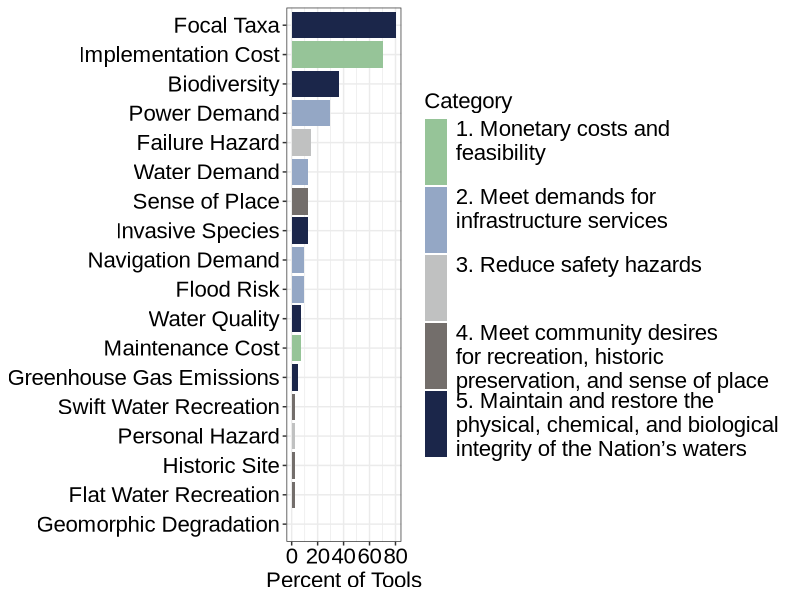

Recreate this plot in R. (Note: this script raises an error after producing the figure.)
## ---- chunk 1
knitr::opts_chunk$set(echo = TRUE)

library(tidyverse)
library(viridis)

wos <- read.csv("WOS_Citations.csv") %>% rowwise() %>%  mutate(number_obj = sum(c_across(X1a:X5f))) %>% ungroup()
## ---- chunk 2
wos %>% filter(Include.in.MCDA.Stats=="Yes") %>%  group_by(number_obj) %>% summarize(count = n())
## ---- chunk 3
cite_summary <-
  wos %>% summarize(across(X1a:X5f, ~ sum(.x, na.rm = TRUE))) %>%
  pivot_longer(cols = X1a:X5f,
               names_to = "Objective",
               values_to = "Count")%>% 
  mutate(Percentage = (Count / 41)*100)

cite_summary$Objective <-
  c("Implementation Cost",
    "Maintenance Cost",
    "Water Demand",
    "Power Demand",
    "Navigation Demand",
    "Flood Risk",
    "Personal Hazard",
    "Failure Hazard",
    "Swift Water Recreation",
    "Flat Water Recreation",
    "Historic Site",
    "Sense of Place",
    "Focal Taxa",
    "Biodiversity",
    "Invasive Species",
    "Greenhouse Gas Emissions",
    "Water Quality", 
    "Geomorphic Degradation")


cite_summary$Category <- c("1. Monetary costs and \nfeasibility\n", 
                           "1. Monetary costs and \nfeasibility\n",
                           "2. Meet demands for \ninfrastructure services\n", 
                           "2. Meet demands for \ninfrastructure services\n", 
                           "2. Meet demands for \ninfrastructure services\n", 
                           "2. Meet demands for \ninfrastructure services\n", 

                           "3. Reduce safety hazards\n\n",
                           "3. Reduce safety hazards\n\n", 
                           "4. Meet community desires \nfor recreation, historic \npreservation, and sense of place", 
                           "4. Meet community desires \nfor recreation, historic \npreservation, and sense of place", 
                           "4. Meet community desires \nfor recreation, historic \npreservation, and sense of place", 
                           "4. Meet community desires \nfor recreation, historic \npreservation, and sense of place", 
                           "5. Maintain and restore the \nphysical, chemical, and biological \nintegrity of the Nation’s waters", 
                           "5. Maintain and restore the \nphysical, chemical, and biological \nintegrity of the Nation’s waters", 
                           "5. Maintain and restore the \nphysical, chemical, and biological \nintegrity of the Nation’s waters", 
                           "5. Maintain and restore the \nphysical, chemical, and biological \nintegrity of the Nation’s waters", 
                           "5. Maintain and restore the \nphysical, chemical, and biological \nintegrity of the Nation’s waters", 
                           "5. Maintain and restore the \nphysical, chemical, and biological \nintegrity of the Nation’s waters")
## ---- chunk 4
MCDA_perc <- ggplot(cite_summary, aes(y=reorder(Objective, Percentage), x=Percentage, fill=Category))+ 
  geom_bar(stat = 'identity')+
  theme_bw()+
  theme(legend.spacing.y = unit(0.2, 'cm'), 
       text=element_text(family="Arial", color="black"), 
       axis.title.y = element_blank(), 
       axis.text = element_text(size=16, color="black"),
       legend.text=element_text(size=16, color="black"),
       legend.title=element_text(size=16, color="black"),
       axis.title.x = element_text(size=16, color = "black"))+
  guides(fill = guide_legend(byrow = TRUE, keyheight=unit(0.5, "char")))+
  labs(x="Percent of Tools")+
  scale_fill_manual(values=c("#96C498", "#94A7C5","#C0C1C1","#736E6B", "#1B264A"))

                          
windowsFonts(Arial=windowsFont("Arial"))

png("figs/objectives_perc.png", width=10, height=9, units = "in", res=300)
MCDA_perc
dev.off()
## ---- chunk 5
temp <- wos %>% select(X1a:X5f) %>% filter(across(X1a:X5f, ~ is.na(.x)==F))
temp <- as.matrix(temp)
out <- crossprod(temp)
diag(out) <- 0

out_df <- data.frame(row_name=cite_summary$Objective,out) 
names(out_df) <-
  c("Row", 
    "Implementation Cost",
    "Maintenance Cost",
    "Water Demand",
    "Power Demand",
    "Navigation Demand",
    "Flood Risk",
    "Personal Hazard",
    "Failure Hazard",
    "Swift Water Recreation",
    "Flat Water Recreation",
    "Historic Site",
    "Sense of Place",
    "Focal Taxa",
    "Biodiversity",
    "Invasive Species",
    "Greenhouse Gas Emissions",
    "Water Quality", 
    "Geomorphic Degradation")

row_fct <-  c("Implementation Cost",
    "Maintenance Cost",
    "Water Demand",
    "Power Demand",
    "Navigation Demand",
    "Flood Risk",
    "Personal Hazard",
    "Failure Hazard",
    "Swift Water Recreation",
    "Flat Water Recreation",
    "Historic Site",
    "Sense of Place",
    "Focal Taxa",
    "Biodiversity",
    "Invasive Species",
    "Greenhouse Gas Emissions",
    "Water Quality", 
    "Geomorphic Degradation")

out_df <- out_df %>% pivot_longer(cols= `Implementation Cost`:`Geomorphic Degradation`, names_to="objective", values_to = "values") %>% mutate(Row = factor(Row, levels = row_fct), objective = factor(objective, levels = row_fct)) %>% mutate(perc = 100*(values/41)) 

out_df$values[out_df$Row==out_df$objective] <- NA
## ---- chunk 6
png("figs/heat_map_Arial_perc.png", width=10, height=9, units = "in", res=300)
heat_map <- ggplot(out_df,aes(Row, objective, fill=perc))+
  geom_tile(color = "white",
            lwd = 1.5,
            linetype = 1)+
  geom_text(aes(label = perc %>% round(0)), color = "white", size = 4) +
  scale_fill_gradientn(colors = c("white","#34A3B2", "#7972BA"), name = "% of tools") + geom_text(aes(label = perc %>% round(0)), color = "black", size = 4)+
  scale_x_discrete(position="bottom")+
  coord_fixed()+
  theme(text=element_text(family="Arial", color="black"), axis.title = element_blank(),axis.text.x = element_text(size=16, color="black", angle = 270, hjust=0), axis.text.y = element_text(size=16,color="black"), legend.title =  element_text(size=16,color="black"), legend.text= element_text(size=16,color="black"))
heat_map
dev.off()
